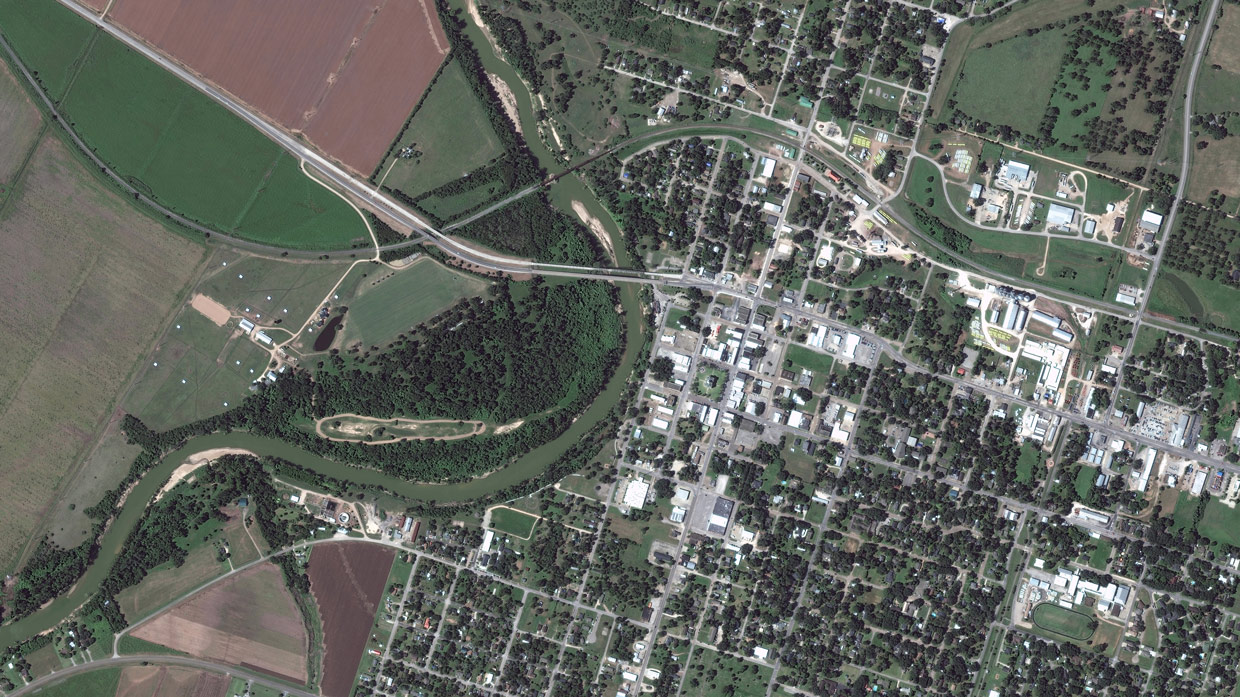
#> input picture data/harvey-wharton-before.jpg, 1240 x 697 px
$ python morph.py
#> lines starting #> are read from the running program, lines starting #| are printed output that depends on the picture; after the words box and inside, x2 and y2 are one past the last pixel; in counts of white or black regions, pixels touching at a corner belong together
import numpy as np
import cv2

def hsv2gray2bin(img):
    bgr = cv2.cvtColor(img, cv2.COLOR_HSV2BGR)
    return cv2.threshold(cv2.cvtColor(bgr, cv2.COLOR_BGR2GRAY), 0, 255, cv2.THRESH_BINARY+cv2.THRESH_OTSU)[1]


before = cv2.cvtColor(cv2.imread("harvey-wharton-before.jpg"), cv2.COLOR_BGR2HSV)
#> before: shape (697, 1240, 3); mean H, S, V 67.3, 32.9, 106.4
after = cv2.cvtColor(cv2.imread("harvey-wharton-after.jpg"), cv2.COLOR_BGR2HSV, -1)
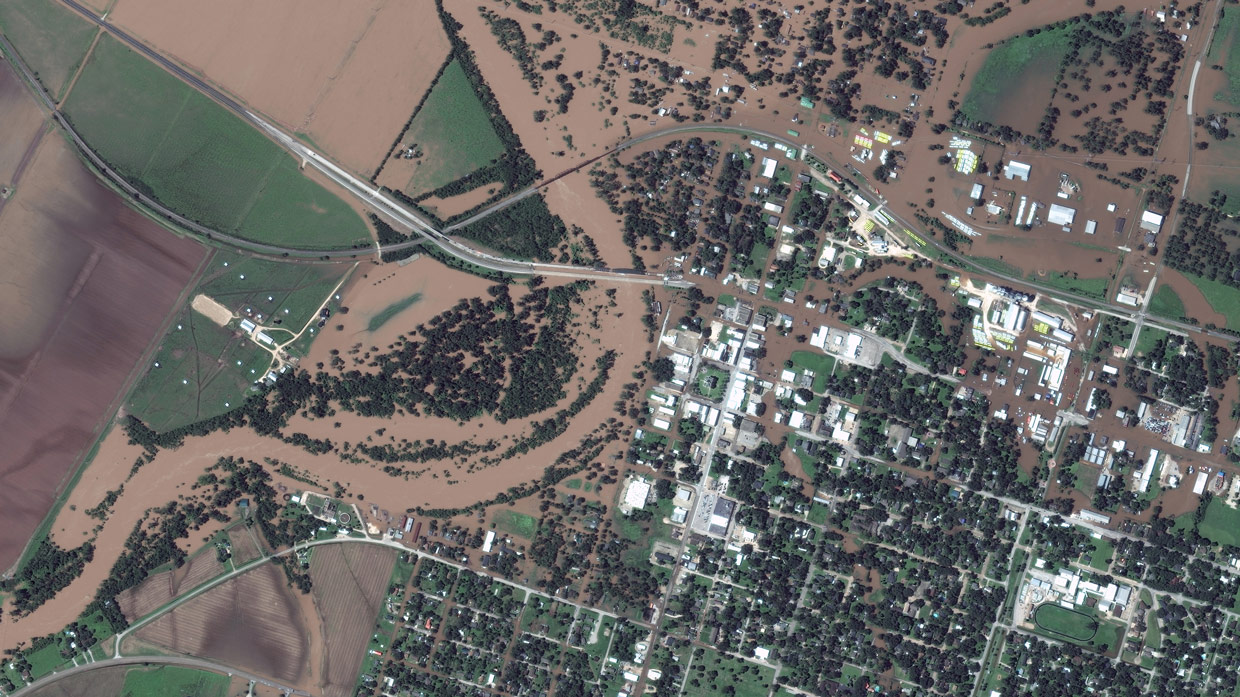
#> input picture data/harvey-wharton-after.jpg, 1240 x 697 px
#> after: shape (697, 1240, 3); mean H, S, V 67.7, 42.8, 114.7
#after = cv2.imread("harvey-wharton-after.jpg")

# diff = cv2.absdiff(before, after)
# hsvDiff = cv2.cvtColor(diff, cv2.COLOR_BGR2HSV)

water_lower = np.array([0,35,90])
water_upper = np.array([10,255,255])

mask = cv2.inRange(after, water_lower, water_upper)
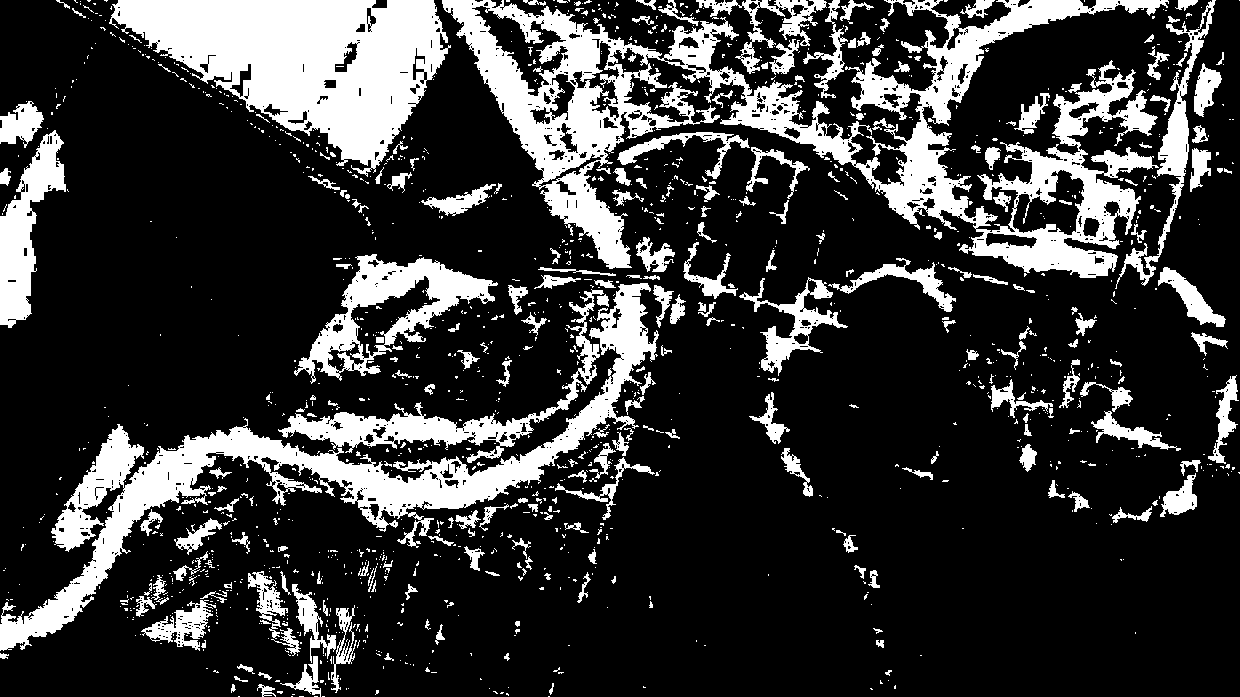
#> mask: shape (697, 1240); 21.8% white; 1398 white regions (1143 under 20 px), largest, box (x1, y1, x2, y2) and area: (442, 0, 1169, 278) 54266, (109, 0, 451, 177) 31897, (0, 283, 659, 651) 29814

res = hsv2gray2bin(cv2.bitwise_and(after, after, mask=mask))
#> in hsv2gray2bin, `bgr = cv2.cvtColor(img, cv2.COLOR_HSV2BGR)`:
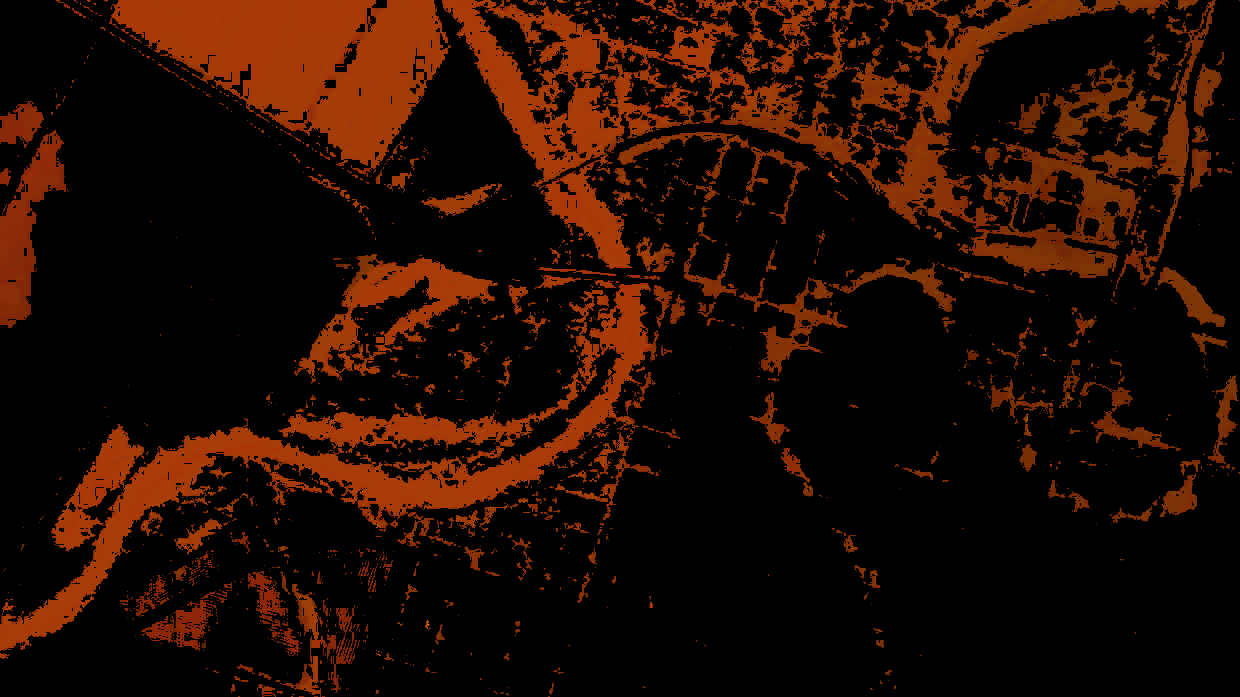
#> img: shape (697, 1240, 3); mean of channels 0, 1, 2 1.7, 11.5, 32.6; drawn as B, G, R

res = cv2.erode(res, np.ones((3,3), np.uint8))
#> res: shape (697, 1240); 14.2% white; 936 white regions (732 under 20 px), largest, box (x1, y1, x2, y2) and area: (113, 0, 447, 167) 29274, (0, 284, 655, 649) 18654, (443, 0, 623, 181) 7217

res = cv2.dilate(res, np.ones((25,25), np.uint8))
#> res: shape (697, 1240); 54.8% white; 38 black regions (11 under 20 px), largest, box (x1, y1, x2, y2) and area: (233, 0, 1240, 697) 222473, (0, 0, 568, 600) 123842, (0, 531, 291, 697) 15163
for _ in range(25):
    res = cv2.dilate(res, np.ones((3,3), np.uint8))
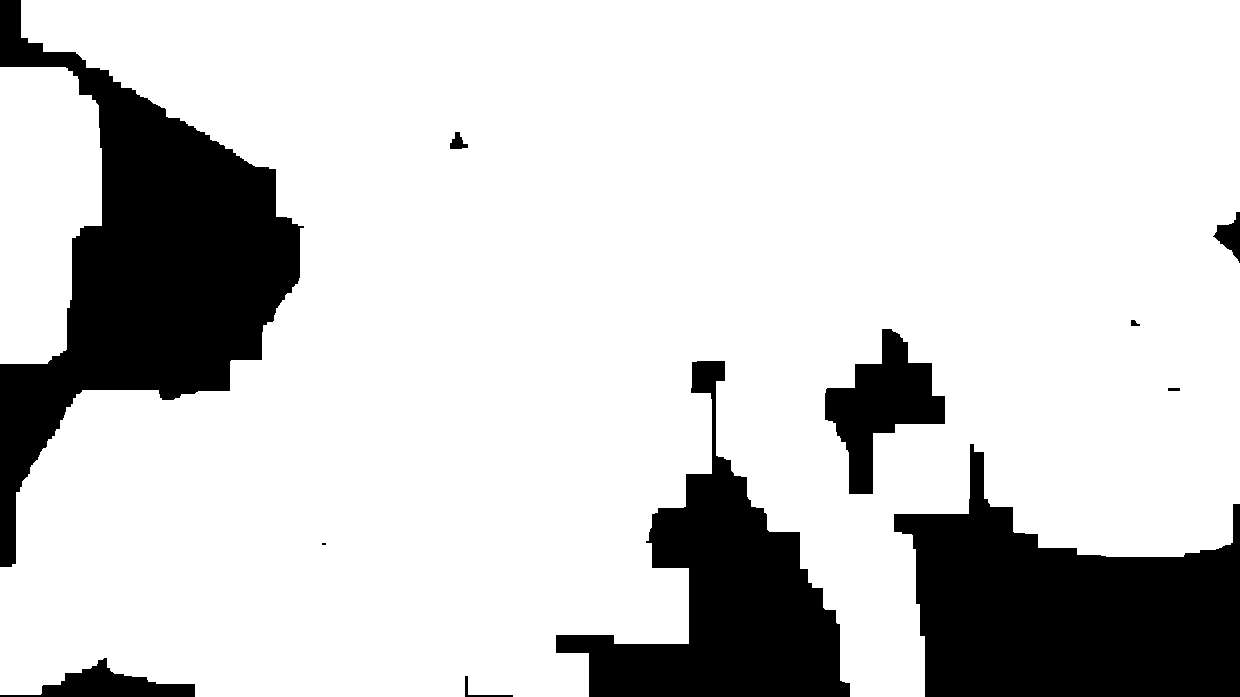
#> res: shape (697, 1240); 80.9% white; 11 black regions (1 under 20 px), largest, box (x1, y1, x2, y2) and area: (0, 0, 304, 567) 63110, (894, 444, 1240, 697) 52201, (556, 361, 850, 697) 36386

# for _ in range(50):
#     res = cv2.erode(res, np.ones((3,3), np.uint8))

# res = cv2.erode(res, np.ones((20,20), np.uint8))

cv2.imwrite("result.png", cv2.GaussianBlur(res, (3,3),0))

overlay = np.zeros((after.shape[0], after.shape[1], 4), np.uint8)
for h in range(res.shape[0]):
    for w in range(res.shape[1]):
        if res[h,w] == 0:
            overlay[h,w] = (0,0,0,0)
        else:
            overlay[h,w] = (127,0,0,127)
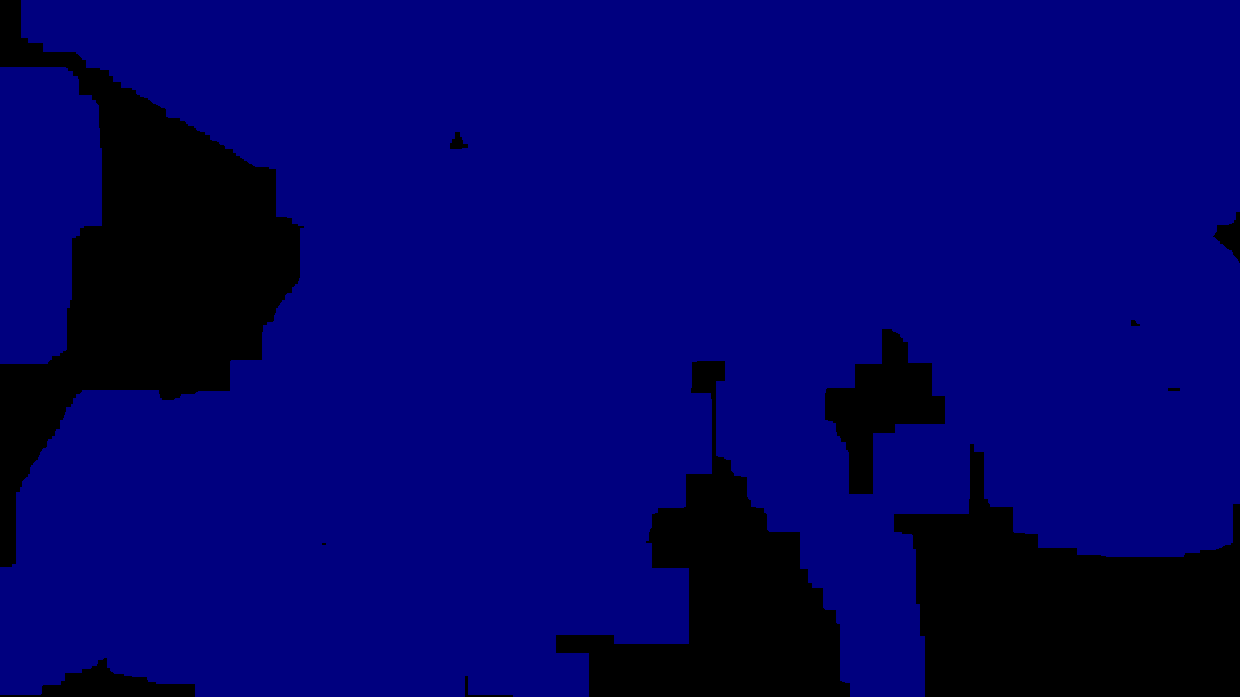
#> overlay: shape (697, 1240, 4); mean of channels 0, 1, 2, 3 102.8, 0, 0, 102.8; drawn as B, G, R

cv2.imwrite("overlay.png", overlay)
